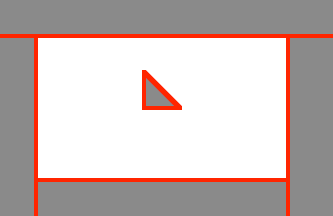
#> input picture Picture1.png, 333 x 216 px
$ python BSP.py
#> lines starting #> are read from the running program, lines starting #| are printed output that depends on the picture; after the words box and inside, x2 and y2 are one past the last pixel; in counts of white or black regions, pixels touching at a corner belong together
import cv2
import numpy as np
import os

class TreeNode:
    def __init__(self, line=None, identifier=None):
        self.line = line
        self.identifier = identifier
        self.front = None
        self.back = None


    def midpoint(self):
        if not self.line:
            return None
        x1, y1, x2, y2 = self.line
        mx = (x1 + x2) / 2
        my = (y1 + y2) / 2
        return (mx, my)


def detect_lines(image_path):
#> called with image_path = 'Picture1.png'
    img = cv2.imread(image_path)
#> img is the input picture: shape (216, 333, 3); mean B, G, R 184.7, 186.9, 199.9
    gray = cv2.cvtColor(img, cv2.COLOR_BGR2GRAY)
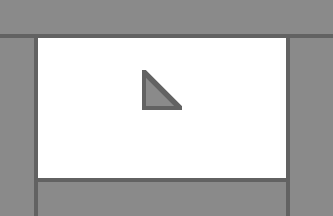
#> gray: shape (216, 333); min 98, max 255, mean 190.5
    edges = cv2.Canny(gray, 50, 150, apertureSize=3)
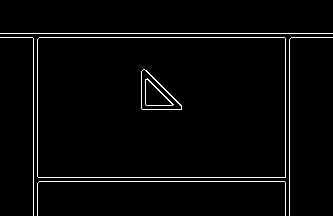
#> edges: shape (216, 333); 2.9% white in thin lines or dots, all inside (x1, y1, x2, y2) = (0, 33, 333, 216)
    lines = cv2.HoughLines(edges, 1, np.pi/180, 200)
#> lines = [[33, 1.57], [37, 1.57], [177, 1.57], [181, 1.57]]

    detected_lines = []
    for idx, line in enumerate(lines):
        rho, theta = line[0]
        a = np.cos(theta)
        b = np.sin(theta)
        x0 = a * rho
        y0 = b * rho
        x1 = int(x0 + 1000 * (-b))
        y1 = int(y0 + 1000 * (a))
        x2 = int(x0 - 1000 * (-b))
        y2 = int(y0 - 1000 * (a))
        detected_lines.append(((x1, y1, x2, y2), idx + 1))  # Here idx+1 acts as an identifier
#> this loop made 4 passes
#> (line, rho, x0, y0, y1, y2) on passes 1 to 4: ([[33, 1.57]], 33, -1.44e-06, 33, 32, 33), ([[37, 1.57]], 37, -1.62e-06, 37, 36, 37), ([[177, 1.57]], 177, -7.74e-06, 177, 176, 177), ([[181, 1.57]], 181, -7.91e-06, 181, 180, 181)
#> after the loop, detected_lines = [((-1000, 32, 999, 33), 1), ((-1000, 36, 999, 37), 2), ((-1000, 176, 999, 177), 3), ((-1000, 180, 999, 181), 4)]

    return detected_lines

def partition_space(selected_line, remaining_lines):
    above_lines = []
    below_lines = []

    _, selected_line_y1, _, selected_line_y2 = selected_line[0]
    avg_y = (selected_line_y1 + selected_line_y2) / 2

    for line, identifier in remaining_lines:
        _, y1, _, y2 = line
        if y1 < avg_y and y2 < avg_y:
            above_lines.append((line, identifier))
        else:
            below_lines.append((line, identifier))

    return above_lines, below_lines

def build_bsp_tree(lines):
    if not lines:
        return None

    # For simplicity, we just take the first line as the partitioning line, but a smarter approach could be used.
    partitioning_line = lines.pop(0)

    node = TreeNode(partitioning_line[0], partitioning_line[1])

    above_lines, below_lines = partition_space(partitioning_line, lines)

    node.back = build_bsp_tree(above_lines)
    node.front = build_bsp_tree(below_lines)

    return node

def select_starting_line(detected_lines):
    for i, (line, identifier) in enumerate(detected_lines):
        print(f"{i+1}. Line {identifier} from ({line[0]}, {line[1]}) to ({line[2]}, {line[3]})")
    choice = int(input("Select the number of the starting line: "))
    return detected_lines[choice - 1]


def in_order_traversal(node, depth=0, parent=None):
    if node:
        # Print the connection to parent (if exists)
        connection = ""
        if parent:
            connection = f" -> From Parent {parent.identifier} ({parent.midpoint()})"
        # Print node details
        print("    " * depth + f"Node {node.identifier} ({node.midpoint()}){connection}")

        if node.back:
            in_order_traversal(node.back, depth+1, node)
        if node.front:
            in_order_traversal(node.front, depth+1, node)


def side_of_line(line, point):
    x1, y1, x2, y2 = line
    return (x2 - x1) * (point[1] - y1) - (y2 - y1) * (point[0] - x1)

def check_collision(node, start_point, end_point):
    if not node:
        return "MISS"  # If we reach an empty leaf node

    if node.line:  # If it's not a leaf
        start_side = side_of_line(node.line, start_point)
        end_side = side_of_line(node.line, end_point)
        if start_side > 0 and end_side > 0:  # Both on the front side
            return check_collision(node.front, start_point, end_point)
        elif start_side < 0 and end_side < 0:  # Both on the back side
            return check_collision(node.back, start_point, end_point)
        else:  # The line crosses the partition
            if start_side > 0:
                first = node.front
                second = node.back
            else:
                first = node.back
                second = node.front
            # Check the first side, then the second side
            first_result = check_collision(first, start_point, end_point)
            if first_result == "HIT":
                return "HIT"
            second_result = check_collision(second, start_point, end_point)
            if second_result == "HIT":
                return "HIT"
            return "MISS"
    else:
        # This is a leaf, and we assume all leaves in your scenario are solid.
        # In a more complex scenario, you might have an attribute in the node indicating if it's solid or not.
        return "HIT"


if __name__ == '__main__':

    image_path = r'Picture1.png'
    if not os.path.exists(image_path):
        raise ValueError(f"Image not found at path: {image_path}")
    detected_lines = detect_lines(image_path)
    starting_line = select_starting_line(detected_lines)
#> the loop in select_starting_line, `for i, (line, identifier) in enumerate(detected_lines):` made 4 passes
#| 1. Line 1 from (-1000, 32) to (999, 33)
#| 2. Line 2 from (-1000, 36) to (999, 37)
#| 3. Line 3 from (-1000, 176) to (999, 177)
#| 4. Line 4 from (-1000, 180) to (999, 181)
#> the answer given: 1
#> starting_line = ((-1000, 32, 999, 33), 1)
    remaining_lines = [line for line in detected_lines if line != starting_line]
#> remaining_lines = [((-1000, 36, 999, 37), 2), ((-1000, 176, 999, 177), 3), ((-1000, 180, 999, 181), 4)]
    bsp_tree = build_bsp_tree([starting_line] + remaining_lines)
    print("\nIn-order Traversal of the BSP Tree:")
    in_order_traversal(bsp_tree)


    # Define the start and end points based on your image.
    # You'd typically compute these from the image, but for now, let's hardcode them.
    start_point = (100, 100)  # Adjust this to the start point in your image
    end_point = (400, 400)  # Adjust this to the end point in your image

    # Check for collisions
    result = check_collision(bsp_tree, start_point, end_point)
#> result = 'MISS'
    if result == "HIT":
        print("\nThe line segment from", start_point, "to", end_point, "has a collision!")
    else:
        print("\nThe line segment from", start_point, "to", end_point, "does NOT have a collision!")
